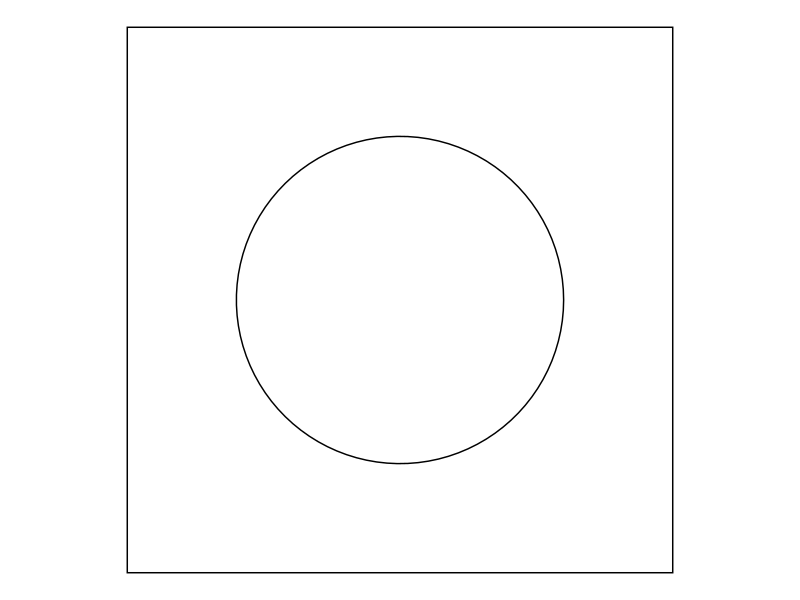
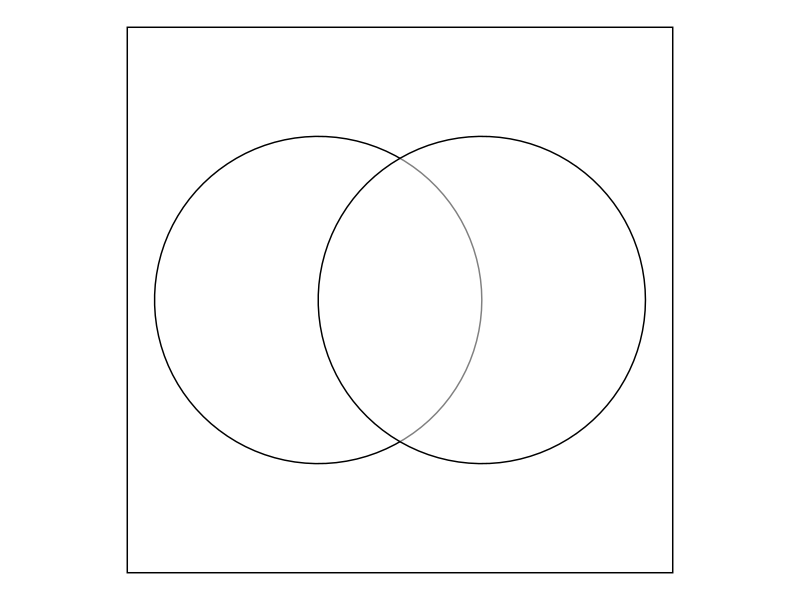
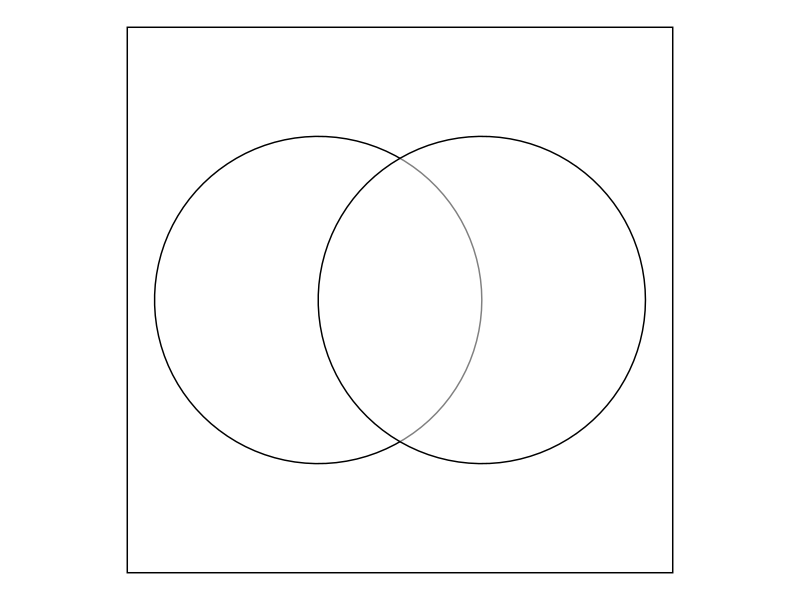
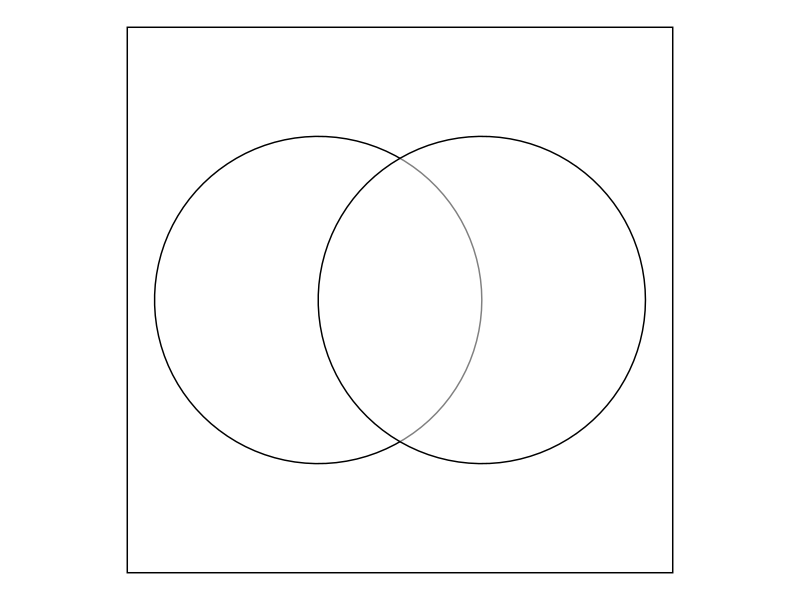

These figures' R source, in order: (Note: this script raises an error after producing the figures.)
## ---- chunk 1
library(formatR)
library(tidyverse)
library(kableExtra)

# Set so that long lines in R will be wrapped:
knitr::opts_chunk$set(tidy.opts=list(width.cutoff=80), tidy=FALSE)
knitr::opts_chunk$set(cache=TRUE,warning=F)
knitr::opts_chunk$set(out.height='40%',fig.align = "center")
add.space = 0

# kable table global setup
kt = function(data) {
  kable(data, align = "c", escape = FALSE) %>%
    kable_styling(bootstrap_options = c("striped"),
                  latex_options = c("hold_position"))
}
## ---- chunk 2
# roll one fair six-sided die in R
sample(x=1:6,size=1)
## ---- chunk 3
# roll two fair six-sided dice in R
sample(x=1:6,size=2)
## ---- chunk 4
# generate one random number between 0 and 1
runif(n=1)
## ---- chunk 5
library(ggplot2)

# Define the size of the box and the circle
box_size = 10
circle_radius = 3

# Create a data frame for the circle
circle = data.frame(
  x = circle_radius * cos(seq(0, 2 * pi, length.out = 100)) + box_size / 2,
  y = circle_radius * sin(seq(0, 2 * pi, length.out = 100)) + box_size / 2
)

# Create the plot
venn1 = ggplot() +
  # Draw the box
  geom_rect(aes(xmin = 0, xmax = box_size, ymin = 0, ymax = box_size),
            fill = "white", color = "black") +
  # Draw the circle
  geom_polygon(data = circle, aes(x = x, y = y), fill = "white", color = "black") +
  # Set the aspect ratio to 1:1
  coord_fixed() +
  # Remove axes and labels
  theme_void() +
  theme(plot.title = element_text(hjust = 0.5))
venn1
## ---- chunk 6
# Define the size of the box and the circle
box_size = 10
circle_radius = 3

# Adjust the centers for the circles to create a proper overlap
circle1 = data.frame(
  x = circle_radius * cos(seq(0, 2 * pi, length.out = 100)) + (box_size / 2) - (circle_radius / 2),
  y = circle_radius * sin(seq(0, 2 * pi, length.out = 100)) + box_size / 2
)

circle2 = data.frame(
  x = circle_radius * cos(seq(0, 2 * pi, length.out = 100)) + (box_size / 2) + (circle_radius / 2),
  y = circle_radius * sin(seq(0, 2 * pi, length.out = 100)) + box_size / 2
)

# Create the plot
venn2 = ggplot() +
  # Draw the box
  geom_rect(aes(xmin = 0, xmax = box_size, ymin = 0, ymax = box_size),
            fill = "white", color = "black") +
  # Draw the first circle with some transparency
  geom_polygon(data = circle1, aes(x = x, y = y), fill = "white", color = "black", alpha = 0.5) +
  # Draw the second circle with some transparency
  geom_polygon(data = circle2, aes(x = x, y = y), fill = "white", color = "black", alpha = 0.5) +
  # Set the aspect ratio to 1:1
  coord_fixed() +
  # Remove axes and labels
  theme_void() +
  theme(plot.title = element_text(hjust = 0.5))
venn2
## ---- chunk 7
library(ggplot2)

# Define the size of the box and the circle
box_size = 10
circle_radius = 3

# Adjust the centers for the circles to create a proper overlap
circle1 = data.frame(
  x = circle_radius * cos(seq(0, 2 * pi, length.out = 100)) + (box_size / 3),
  y = circle_radius * sin(seq(0, 2 * pi, length.out = 100)) + (box_size / 2) + 1  # Moved up more
)

circle2 = data.frame(
  x = circle_radius * cos(seq(0, 2 * pi, length.out = 100)) + 2 * (box_size / 3),
  y = circle_radius * sin(seq(0, 2 * pi, length.out = 100)) + (box_size / 2) + 1  # Moved up more
)

circle3 = data.frame(
  x = circle_radius * cos(seq(0, 2 * pi, length.out = 100)) + (box_size / 2),
  y = circle_radius * sin(seq(0, 2 * pi, length.out = 100)) + (box_size / 3)
)

# Create the plot
venn3 = ggplot() +
  # Draw the box
  geom_rect(aes(xmin = 0, xmax = box_size, ymin = 0, ymax = box_size),
            fill = "white", color = "black") +
  # Draw the first circle with some transparency
  geom_polygon(data = circle1, aes(x = x, y = y), fill = "white", color = "black", alpha = 0.5) +
  # Draw the second circle with some transparency
  geom_polygon(data = circle2, aes(x = x, y = y), fill = "white", color = "black", alpha = 0.5) +
  # Draw the third circle with some transparency
  geom_polygon(data = circle3, aes(x = x, y = y), fill = "white", color = "black", alpha = 0.5) +
  # Set the aspect ratio to 1:1
  coord_fixed() +
  # Remove axes and labels
  theme_void() +
  theme(plot.title = element_text(hjust = 0.5))
## ---- chunk 8
venn2
## ---- chunk 9
venn2
## ---- chunk 10
grid.arrange(venn2,venn2,venn2,ncol=3)
## ---- chunk 11
grid.arrange(venn3,venn3,venn3,ncol=3)
## ---- chunk 12
grid.arrange(venn3,venn3,venn3,ncol=3)
## ---- chunk 13
grid.arrange(venn3,venn3,venn3,ncol=3)
## ---- chunk 14
library(knitr)

# Create the data frame
data = data.frame(
  `Political Affiliation` = c("Republican", "Democrat", "Independent", "Total"),
  `Approves of Congress` = c(100, 20, 40, 160),
  `Disapproves of Congress` = c(20, 80, 40, 140),
  `Total` = c(120, 100, 80, 300)
)

# Render the table using kable
kable(data, format = "markdown", align = "c", col.names = c("Political Affiliation", "Approves of Congress", "Disapproves of Congress", "Total"))
## ---- chunk 15
plot.new()
box()
## ---- chunk 16
set.seed(2020)
data = sample(x = 1:6,size = 100,replace = T); data
## ---- chunk 17
hist(data,breaks=0:6)
## ---- chunk 18
table(data)
barplot(table(data))
## ---- chunk 19
set.seed(2020)
data = sample(x = 1:6,size = 10000,replace = T)
table(data)
## ---- chunk 20
barplot(table(data))
## ---- chunk 21
# Calculate P(Roll < 3)
# From theory, we know that P(Roll < 3) = P(1) + P(2) = 1/6 + 1/6 = 1/3

# count up the number of rolls less than 3
num.under3 = sum( data < 3 ) 

# divide the number of rolls less than 3 by the number of rolls
prob.under3 = num.under3 / 10000
prob.under3

# alternatively:
prob.under3 = mean(data < 3)
prob.under3
## ---- chunk 22
set.seed(2020)
d1 = sample(x = 1:6,size = 10000,replace = T)
d2 = sample(x = 1:6,size = 10000,replace = T)
## ---- chunk 23
num.events = sum(d1 == 1 & d2 == 2)
prob = num.events / 10000; prob
## ---- chunk 24
num.events = sum(d1 < 2 | d2 > 2)
prob = num.events / 10000; prob
## ---- chunk 25
table(d1+d2)
barplot(table(d1+d2),xlab="Sum of Dice",ylab="Counts")
